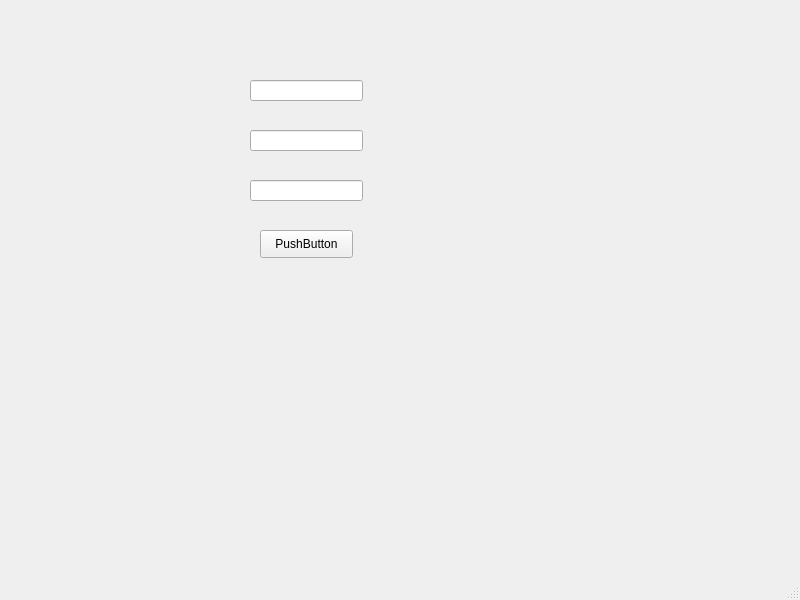
<?xml version="1.0" encoding="UTF-8"?>
<ui version="4.0">
 <class>SubWindow</class>
 <widget class="QMainWindow" name="SubWindow">
  <property name="geometry">
   <rect>
    <x>0</x>
    <y>0</y>
    <width>800</width>
    <height>600</height>
   </rect>
  </property>
  <property name="windowTitle">
   <string>MainWindow</string>
  </property>
  <widget class="QWidget" name="centralwidget">
   <widget class="QPushButton" name="pushButton">
    <property name="geometry">
     <rect>
      <x>260</x>
      <y>230</y>
      <width>93</width>
      <height>28</height>
     </rect>
    </property>
    <property name="text">
     <string>PushButton</string>
    </property>
   </widget>
   <widget class="QLineEdit" name="lineEdit">
    <property name="geometry">
     <rect>
      <x>250</x>
      <y>80</y>
      <width>113</width>
      <height>21</height>
     </rect>
    </property>
   </widget>
   <widget class="QLineEdit" name="lineEdit_2">
    <property name="geometry">
     <rect>
      <x>250</x>
      <y>130</y>
      <width>113</width>
      <height>21</height>
     </rect>
    </property>
   </widget>
   <widget class="QLineEdit" name="lineEdit_3">
    <property name="geometry">
     <rect>
      <x>250</x>
      <y>180</y>
      <width>113</width>
      <height>21</height>
     </rect>
    </property>
   </widget>
  </widget>
  <widget class="QMenuBar" name="menubar">
   <property name="geometry">
    <rect>
     <x>0</x>
     <y>0</y>
     <width>800</width>
     <height>26</height>
    </rect>
   </property>
  </widget>
  <widget class="QStatusBar" name="statusbar"/>
 </widget>
 <resources/>
 <connections/>
</ui>
